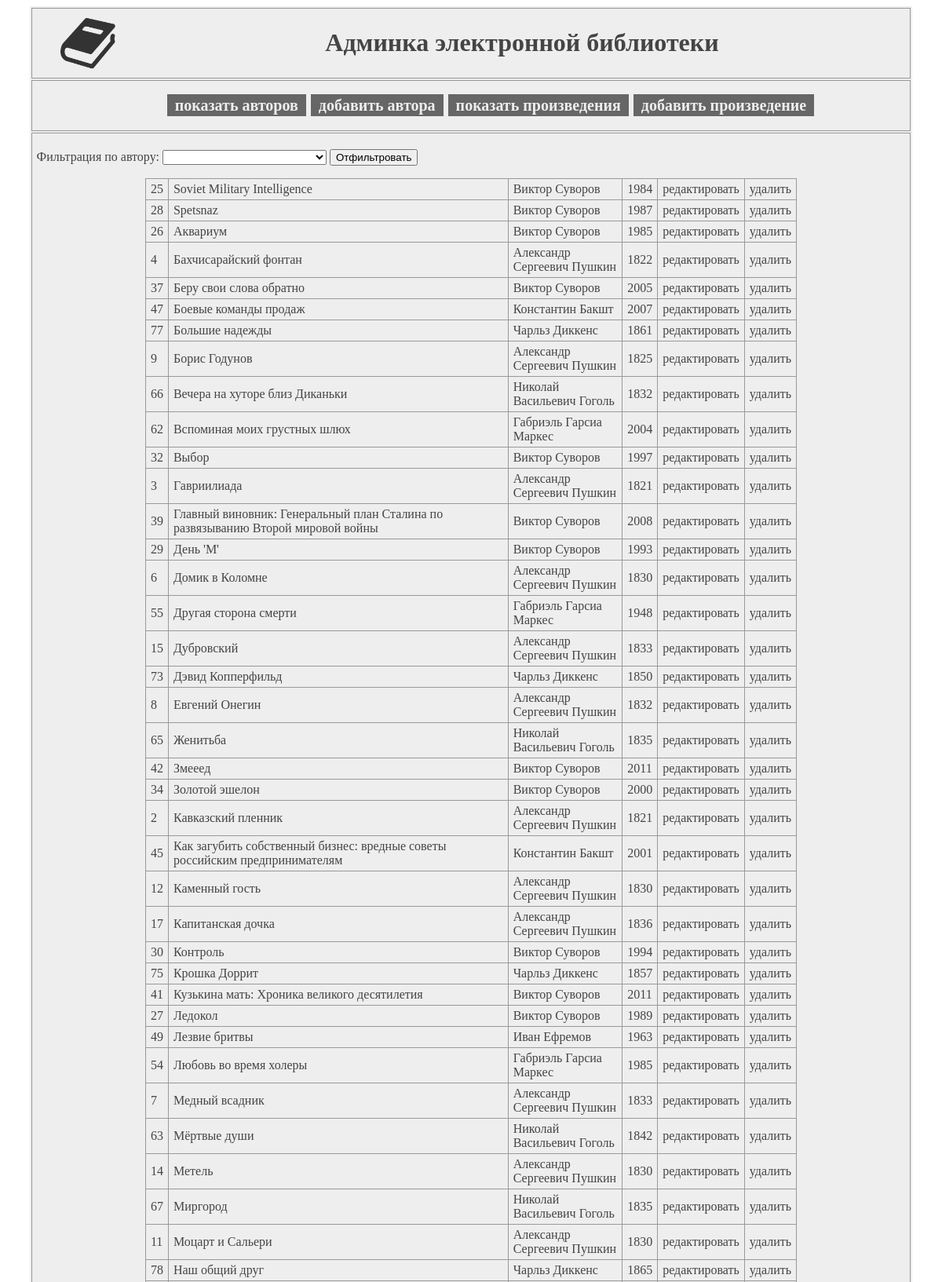
The app's page /show_books.php (upper part) with its own data.
### tables this page shows
CREATE TABLE books(
  id INT(10) PRIMARY KEY NOT NULL AUTO_INCREMENT,
  title VARCHAR(150) NOT NULL,
  author_id INT(10) NOT NULL,
  `year` INT(4) NOT NULL,
  FOREIGN KEY(author_id) REFERENCES authors(author_id)
  );

### show_books.php (the view, shortened to what this page needs)
<!DOCTYPE html>
<html>
<head>
  <link type="text/css" rel="stylesheet" href="css/admin.css" />
  <title><?php require_once 'connect.php';  echo "Список книг" ?>. Админка</title>
</head>
<body>
  <table id="wrapper">
    <tr><td id="header">
	<a href="/lib/"><img id="book" src="img/book.png"></a>
	<h1>Админка электронной библиотеки</h1></td>
	<tr><td>
    <ul id="menu">
      <li><a href="admin.php">показать авторов</a></li>
      <li><a href="add_author.php">добавить автора</a></li>
      <li><a href="show_books.php">показать произведения</a></li>
      <li><a href="add_book.php">добавить произведение</a></li>
    </ul>
  </td></tr>
  <tr><td>
    <form action="show_books.php" method="POST">
      <p>Фильтрация по автору: <select name="author" required><option></option>
<?php $result = mysqli_query($db, "SELECT * FROM authors;");
      while ($myrow = mysqli_fetch_array($result)) {
        $author = $myrow["firstname"]." ".$myrow["lastname"];
        $author_id = $myrow["author_id"];
        echo '<option value="'.$author_id.'">'.$author.'</option>';
      }
?></select>
    <input type="submit" value="Отфильтровать" /></p>
    </form>
    <table id="authors">
<?php
  if (isset($_POST["author"])) $result = mysqli_query($db, "SELECT b.id, b.title, concat(a.firstname, ' ', a.lastname) as authorsName, b.year
  FROM authors a INNER JOIN books b ON a.author_id = b.author_id WHERE b.author_id = ". $_POST["author"]."
  ORDER BY title;");
 	else $result = mysqli_query($db, "SELECT b.id, b.title, concat(a.firstname, ' ', a.lastname) as authorsName, b.year
  FROM authors a INNER JOIN books b ON a.author_id = b.author_id
  ORDER BY title;");
  while ($myrow = mysqli_fetch_array($result)) {
    echo "<tr><td>"
	  .$myrow["id"]."</td><td>"
	  .$myrow["title"]."</td><td>"
	  .$myrow["authorsName"]."</td><td>"
    .$myrow["year"]."</td><td>"
    ."<a href='edit_book.php?id=".$myrow["id"]."'>редактировать</a>"."</td><td>"
    ."<a href='show_books.php?id=".$myrow["id"]."'>удалить</a>"."</td></tr>";
  }
?>
    </table>
  </td></tr>
  </table>
</body>

### css/admin.css (style rules this page uses)
#wrapper { color: #444444; background-color: #eeeeee; width: 95%; margin: 0 auto; }
#book { float: left; width: 70px; height: 70px; margin: 5px 30px; }
#header { height: 80px; text-align: center; }
#menu { text-align: center; list-style-type: none; text-indent: 10px; }
#menu li { display: inline; margin: 0 1px; padding: 3px 10px; color: #eeeeee; background-color: #666666; font-weight: bold; font-size: 20px; cursor: pointer; }
#menu li a { color: #eeeeee; text-decoration: none; }
#authors { margin: 10px; border-spacing: 0; border-collapse: collapse; width: 75%; margin: auto; }
td { border: 1px solid #999999; padding: 4px 6px; }
a { color: #444444; text-decoration: none; }

### records on screen
books: id "25", title "Soviet Military Intelligence", authorsName "Виктор Суворов", year "1984"
books: id "28", title "Spetsnaz", authorsName "Виктор Суворов", year "1987"
books: id "26", title "Аквариум", authorsName "Виктор Суворов", year "1985"
books: id "4", title "Бахчисарайский фонтан", authorsName "Александр Сергеевич Пушкин", year "1822"
books: id "37", title "Беру свои слова обратно", authorsName "Виктор Суворов", year "2005"
books: id "47", title "Боевые команды продаж", authorsName "Константин Бакшт", year "2007"
books: id "77", title "Большие надежды", authorsName "Чарльз Диккенс", year "1861"
books: id "9", title "Борис Годунов", authorsName "Александр Сергеевич Пушкин", year "1825"
books: id "66", title "Вечера на хуторе близ Диканьки", authorsName "Николай Васильевич Гоголь", year "1832"
books: id "62", title "Вспоминая моих грустных шлюх", authorsName "Габриэль Гарсиа Маркес", year "2004"
books: id "32", title "Выбор", authorsName "Виктор Суворов", year "1997"
books: id "3", title "Гавриилиада", authorsName "Александр Сергеевич Пушкин", year "1821"
books: id "39", title "Главный виновник: Генеральный план Сталина по развязыванию Второй мировой войны", authorsName "Виктор Суворов", year "2008"
books: id "29", title "День 'М'", authorsName "Виктор Суворов", year "1993"
books: id "6", title "Домик в Коломне", authorsName "Александр Сергеевич Пушкин", year "1830"
books: id "55", title "Другая сторона смерти", authorsName "Габриэль Гарсиа Маркес", year "1948"
books: id "15", title "Дубровский", authorsName "Александр Сергеевич Пушкин", year "1833"
books: id "73", title "Дэвид Копперфильд", authorsName "Чарльз Диккенс", year "1850"
books: id "8", title "Евгений Онегин", authorsName "Александр Сергеевич Пушкин", year "1832"
books: id "65", title "Женитьба", authorsName "Николай Васильевич Гоголь", year "1835"
books: id "42", title "Змееед", authorsName "Виктор Суворов", year "2011"
books: id "34", title "Золотой эшелон", authorsName "Виктор Суворов", year "2000"
books: id "2", title "Кавказский пленник", authorsName "Александр Сергеевич Пушкин", year "1821"
books: id "45", title "Как загубить собственный бизнес: вредные советы российским предпринимателям", authorsName "Константин Бакшт", year "2001"
books: id "12", title "Каменный гость", authorsName "Александр Сергеевич Пушкин", year "1830"
books: id "17", title "Капитанская дочка", authorsName "Александр Сергеевич Пушкин", year "1836"
books: id "30", title "Контроль", authorsName "Виктор Суворов", year "1994"
books: id "75", title "Крошка Доррит", authorsName "Чарльз Диккенс", year "1857"
books: id "41", title "Кузькина мать: Хроника великого десятилетия", authorsName "Виктор Суворов", year "2011"
books: id "27", title "Ледокол", authorsName "Виктор Суворов", year "1989"
books: id "49", title "Лезвие бритвы", authorsName "Иван Ефремов", year "1963"
books: id "54", title "Любовь во время холеры", authorsName "Габриэль Гарсиа Маркес", year "1985"
books: id "7", title "Медный всадник", authorsName "Александр Сергеевич Пушкин", year "1833"
books: id "63", title "Мёртвые души", authorsName "Николай Васильевич Гоголь", year "1842"
books: id "14", title "Метель", authorsName "Александр Сергеевич Пушкин", year "1830"
books: id "67", title "Миргород", authorsName "Николай Васильевич Гоголь", year "1835"
books: id "11", title "Моцарт и Сальери", authorsName "Александр Сергеевич Пушкин", year "1830"
books: id "78", title "Наш общий друг", authorsName "Чарльз Диккенс", year "1865"
